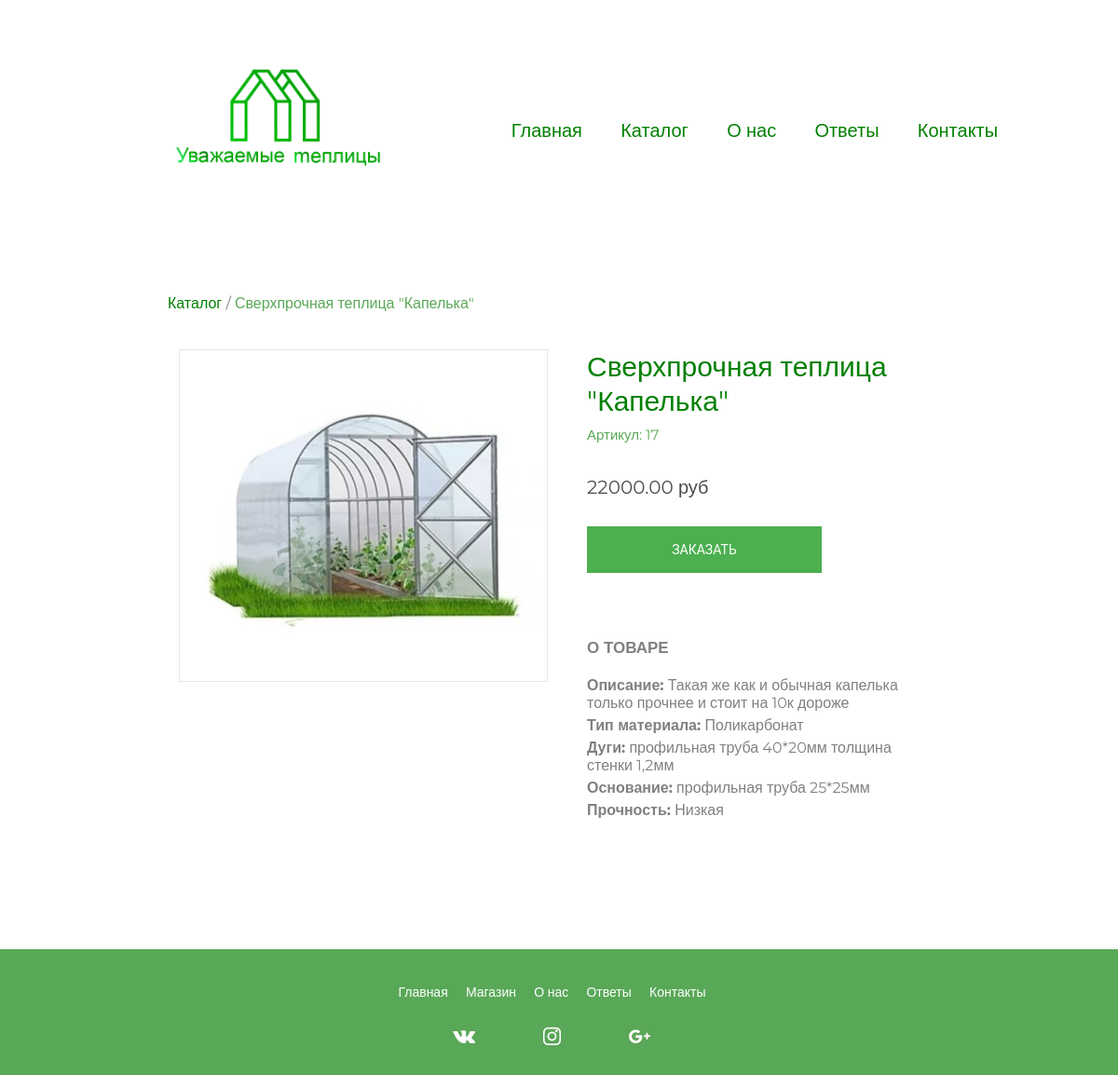
/product.php?id=17, run on an earlier commit of the app's database.
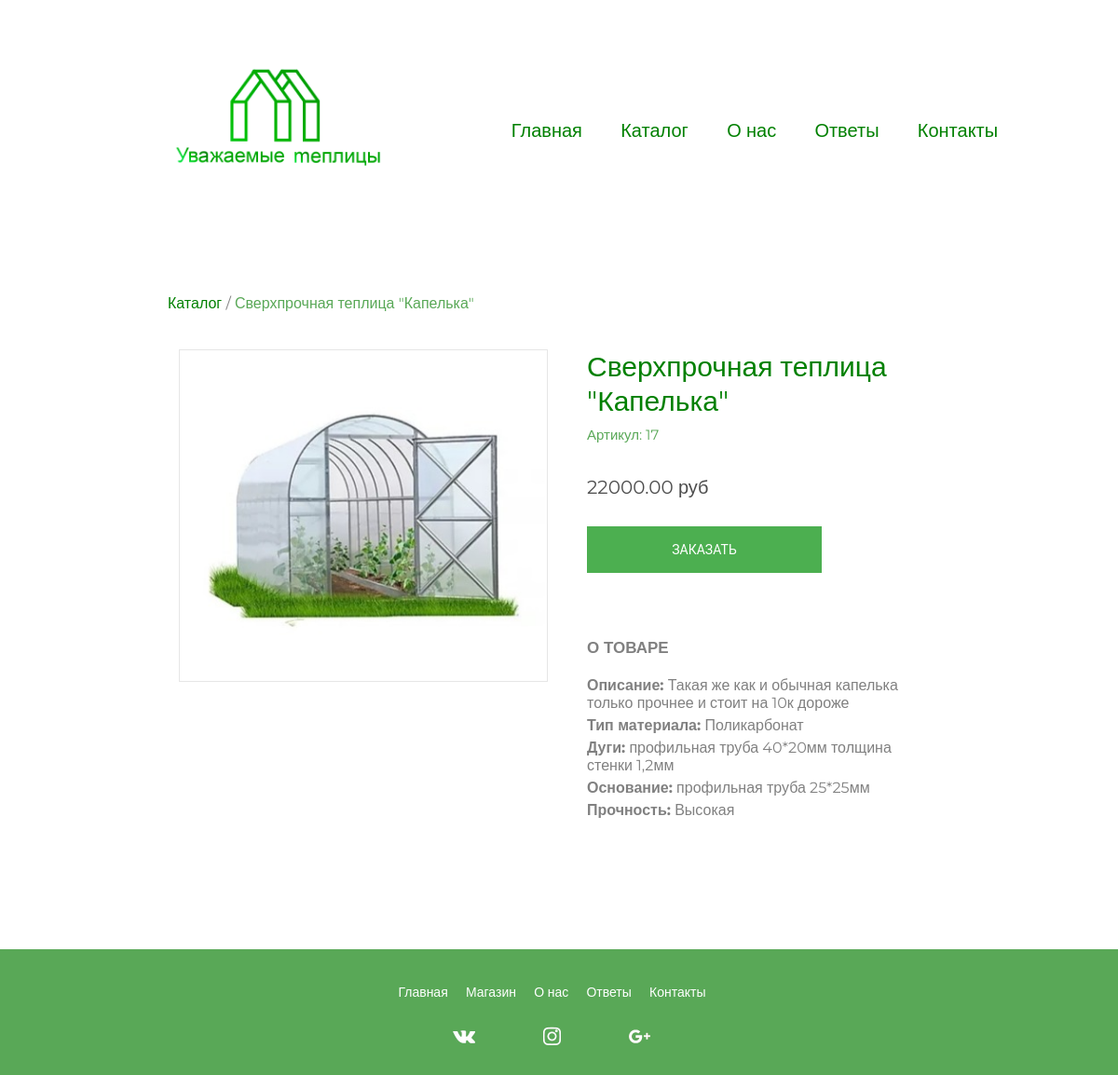
And on a later commit of the database.
### tables this page shows
CREATE TABLE `catalog_product` (
  `id` int NOT NULL COMMENT 'id',
  `product_name` varchar(255) DEFAULT NULL COMMENT 'Название товара',
  `product_price` decimal(10,2) DEFAULT NULL COMMENT 'Цена',
  `discount_price` decimal(10,2) DEFAULT NULL COMMENT 'Цена со скидкой',
  `material_type` varchar(100) DEFAULT NULL COMMENT 'Тип материала',
  `height` float DEFAULT NULL COMMENT 'Высота',
  `width` float DEFAULT NULL COMMENT 'Ширина',
  `length` float DEFAULT NULL COMMENT 'Длина',
  `arcs` varchar(100) DEFAULT NULL COMMENT 'Дуги',
  `base` varchar(100) DEFAULT NULL COMMENT 'Основание',
  `durability` varchar(30) DEFAULT NULL COMMENT 'Прочность',
  `description` varchar(1000) DEFAULT NULL COMMENT 'Описание товара',
  `image_path` varchar(255) DEFAULT NULL COMMENT 'Путь к фото товара',
  `available` int DEFAULT NULL COMMENT 'Статус'
);

### product.php (the view, shortened to what this page needs)
<?php
  require_once 'php/connection.php';
  $get_id = $_GET['id'];
  $mysql -> set_charset("utf8");
  $query = mysqli_query($mysql, "SELECT * FROM `catalog_product` WHERE `id` = '$get_id' AND `available` = 1");
  $product = mysqli_fetch_assoc($query);
?>
<?php require_once 'layouts/header.php' ?>
<main class="transition-fade" id="swup">
	<div class="container">
    <div class="breadcrumbs">
        <p><a href="/catalog" style="color: green;">Каталог</a> / <a style="color: #59A857;"><?= $product['product_name'] ?></a></p>
    </div>
    <section class="product row">
      <div class="product-image col s12 m6">
        <img src="<?= $product['image_path'] ?>" alt="">
      </div>
      <div class="product-feature col s12 m6">
        <div class="product_name">
          <?= $product['product_name'] ?>
        </div>
        <div class="vendor_code">
          Артикул: <?= $product['id'] ?>
        </div>
        <div class="product_price">
          <?= $product['product_price'] ?> руб
        </div>
        <div class="row">
          <button class="button-product modal-buy-trigger col s12 m8">ЗАКАЗАТЬ</button>
        </div>
      </div>
      <div class="row">
        <div class="product_about col s12 m6">
          <p class="title-about" style="font-weight:bold">О товаре</p>
          <div class="description">
            <div class="product_description">
              <p class="title"><span  style="font-weight:bold"></i> Описание:</span><span> <?= $product['description'] ?></span></p>
            </div>
            <div class="material_type">
              <p class="title"><span  style="font-weight:bold"></i> Тип материала:</span><span> <?= $product['material_type'] ?></span></p>
            </div>
            <div class="product_arcs">
              <p class="title"><span  style="font-weight:bold"></i> Дуги:</span><span> <?= $product['arcs'] ?></span></p>
            </div>
            <div class="product_base">
              <p class="title"><span  style="font-weight:bold"></i> Основание:</span><span> <?= $product['base'] ?></span></p>
            </div>
            <div class="product_durability">
              <p class="title"><span  style="font-weight:bold"></i> Прочность:</span><span> <?= $product['durability'] ?></span></p>
            </div>
          </div>
        </div>
      </div>
    </section>
  </div>
</main>
<?php require_once 'layouts/footer.php' ?>

### layouts/header.php (shortened to what this page needs)
<?php
  $url = $_SERVER["REQUEST_URI"];
  $url_main = "/";
  $url_about =  "/about";
  $url_index = "/index";
  $url_catalog = "/catalog";
  $url_contacts = "/contacts";
  $url_answers = "/answers";
  $c_active = 'class="active"';
?>
<!DOCTYPE html>
<html lang="ru">
<head>
	<link rel="stylesheet" href="assets/style/css/style.css">
</head>
<body>
	<header>
    <div class="logo">
  		<a href="<?php echo $url_index; ?>">
  			<img class="logo-img" src="assets/img/logotype.png" width="240" height="240" alt="logo">
  		</a>
  	</div>
		<nav>
			<div class="topnav" id="myTopnav">
				<a <?php if ($url == $url_main || $url == $url_index) {echo $c_active;} ?> href="<?php echo $url_index; ?>">Главная</a>
				<a <?php if ($url == $url_catalog) {echo $c_active;} ?>  href="<?php echo $url_catalog; ?>">Каталог</a>
				<a <?php if ($url == $url_about) {echo $c_active;} ?>  href="<?php echo $url_about; ?>">О нас</a>
				<a <?php if ($url == $url_answers) {echo $c_active;} ?>  href="<?php echo $url_answers; ?>">Ответы</a>
				<a <?php if ($url == $url_contacts) {echo $c_active;} ?>  href="<?php echo $url_contacts; ?>">Контакты</a>
			</div>
		</nav>
	</header>

### layouts/footer.php (shortened to what this page needs)
<footer>
  <nav>
    <a href="index">Главная</a>
    <a href="catalog">Магазин</a>
    <a href="about">О нас</a>
    <a href="answers">Ответы</a>
    <a href="contacts">Контакты</a>
  </nav>
  <div class="social">
    <a href="https://vk.com/sergej.kuzneczov"><img src="assets/img/vk.jpg" width="75" height="75"></a>
    <a href="https://www.instagram.com/konstaaaaant/?hl=ru"><img src="assets/img/inst.jpg" width="75" height="75"></a>
    <a href="mailto:koscuz0@gmail.com"><img src="assets/img/google.jpg" width="75" height="75"></a>
  </div>
</footer>
</body>
</html>

### assets/style/css/style.css (style rules this page uses)
* { margin: 0; padding: 0; -webkit-box-sizing: inherit; box-sizing: inherit; }
a { text-decoration: none; }
body { font-family: 'Montserrat', sans-serif; }
header { background-color: white; display: flex; }
.logo { display: flex; padding-left: 15%; box-sizing: border-box; }
nav { margin: auto; padding-top: 3%; }
.topnav { font-size: 20px; background-color: white; }
.topnav a { color: green; text-align: center; padding: 14px 18px; transition-property: all; transition-timing-function: ease-out; }
main { padding-top: 6%; }
.transition-fade { transition: 0.5s; opacity: 1; }
footer { width: 100%; height: auto; background: #59A857; margin-top: 120px; text-align: center; }
footer a { color: white; font-size: 14px; margin-right: 15px; text-align: center; }
footer nav { text-align: center; }
.social img { margin-top: 1px; position: relative; align-items: center; }
.button-product { font-family: "Roboto", sans-serif; text-transform: uppercase; outline: 0; background: #4CAF50; width: 100%; border: 0; height: 50px; color: #FFFFFF; font-size: 14px; -webkit-transition: all 0.3 ease; transition: all 0.3 ease; cursor: pointer; margin: 10px 0 10px 0; }
p { color: gray; }
.container { margin: 0 auto; max-width: 1280px; width: 90%; }
@media only screen and (min-width: 601px) { .container { width: 85%; } }
@media only screen and (min-width: 993px) { .container { width: 70%; } }
.product-image { align-items: center; width: 50%; }
.modal section.product .description div, section.product .description div { margin: 5px 0 0 0; }
section.product .product-image img { border: 1px solid #e6e6e6; height: auto; width: 100%; }
section.product { margin-top: 40px; }
section.product .product_name { font-size: 30px; color: green; }
section.product .vendor_code { font-size: 15px; margin-top: 8px; color: #59A857; }
section.product .product_price { font-size: 20px; margin-top: 35px; color: #4d4d4d; }
section.product .product-feature { padding-left: 30px; width: 50%; }
section.product .title-about { text-transform: uppercase; font-size: 17px; margin-top: 40px; }
section.product .button-product { margin-top: 30px; }
section.product .description { margin-top: 20px; }
section.product .product_about { padding-left: 30px; }
.row { margin-left: auto; margin-right: auto; margin-bottom: 20px; }
.row:after { content: ""; display: table; clear: both; }
.row .col { float: left; -webkit-box-sizing: border-box; box-sizing: border-box; padding: 0 0.75rem; min-height: 1px; }
.row .col.s12 { width: 100%; margin-left: auto; left: auto; right: auto; }
@media only screen and (min-width: 601px) { .row .col.m6 { width: 50%; margin-left: auto; left: auto; right: auto; } }
@media only screen and (min-width: 601px) { .row .col.m8 { width: 66.6666666667%; margin-left: auto; left: auto; right: auto; } }

What changed in the data, as far as the page shows it:
changed catalog_product "Сверхпрочная теплица \"Капелька\"": durability "Низкая" → "Высокая"
